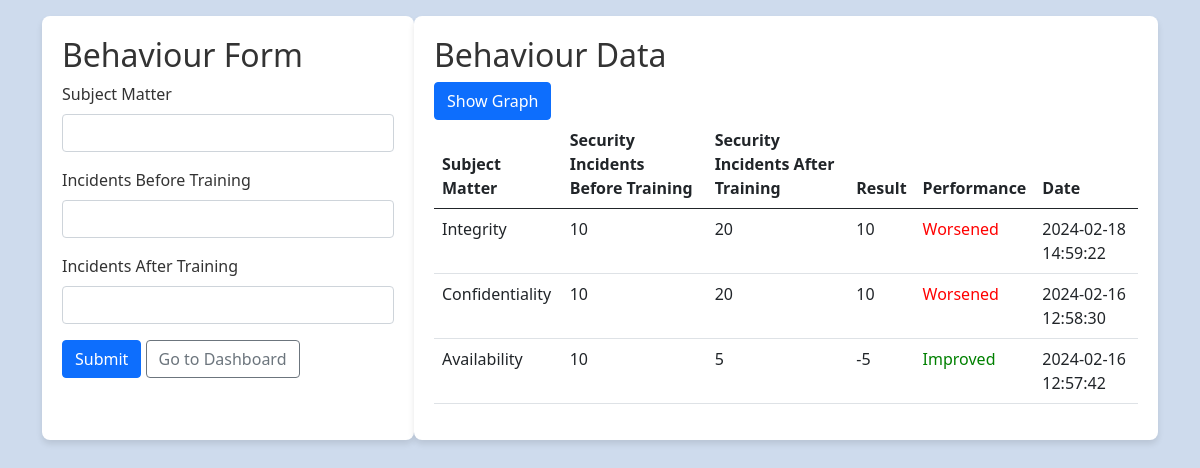
Page /Behaviour.php (signed in) on the committed database.
### tables this page shows
CREATE TABLE `behaviour` (
  `id` int(11) NOT NULL,
  `subject_matter` varchar(255) NOT NULL,
  `incidents_before` int(11) NOT NULL,
  `incidents_after` int(11) NOT NULL,
  `result` int(11) NOT NULL,
  `performance` varchar(50) NOT NULL,
  `date_published` timestamp NOT NULL DEFAULT current_timestamp() ON UPDATE current_timestamp()
);

### Behaviour.php (the view, shortened to what this page needs)
<?php
require_once('config.php');
?>
<!DOCTYPE html>
<html lang="en">
<head>
    <link href="https://cdn.jsdelivr.net/npm/bootstrap@5.1.0/dist/css/bootstrap.min.css" rel="stylesheet">
</head>
<body>
<div class="container-fluid">
    <div class="row min-vh-100 flex-column flex-md-row">
        <main class="col px-0 flex-grow-1">
            <div class="container py-3">
                <div class="row">
                    <div class="col-md-4 form-section">
                        <h2>Behaviour Form</h2>
                        <form method="post">
                            <div class="mb-3">
                                <label for="subject_matter" class="form-label">Subject Matter</label>
                                <input type="text" class="form-control" id="subject_matter" name="subject_matter" required>
                            </div>
                            <div class="mb-3">
                                <label for="incidents_before" class="form-label">Incidents Before Training</label>
                                <input type="number" class="form-control" id="incidents_before" name="incidents_before" required>
                            </div>
                            <div class="mb-3">
                                <label for="incidents_after" class="form-label">Incidents After Training</label>
                                <input type="number" class="form-control" id="incidents_after" name="incidents_after" required>
                            </div>
                            <button type="submit" class="btn btn-primary">Submit</button>
                            <a href="dashboard.php" class="btn btn-outline-secondary">Go to Dashboard</a>
                        </form>
                    </div>
                    <div class="col-md-8 table-section">
                        <h2>Behaviour Data</h2>
                        <button type="button" class="btn btn-primary" data-bs-toggle="modal" data-bs-target="#graphModal">
                          Show Graph
                        </button>
                        <div class="scrollable-table">
                            <table class="table">
                                <thead>
                                    <tr>
                                        <th scope="col">Subject Matter</th>
                                        <th scope="col">Security Incidents Before Training</th>
                                        <th scope="col">Security Incidents After Training</th>
                                        <th scope="col">Result</th>
                                        <th scope="col">Performance</th>
                                        <th scope="col">Date</th>
                                    </tr>
                                </thead>
                                <tbody>
                                    <?php
                                    $query = "SELECT subject_matter, incidents_before, incidents_after, result, performance, date_published FROM behaviour ORDER BY date_published DESC";
                                    if ($result = $link->query($query)) {
                                        if ($result->num_rows > 0) {
                                            while ($row = $result->fetch_assoc()) {
                                                echo "<tr>";
                                                echo "<td>" . htmlspecialchars($row['subject_matter']) . "</td>";
                                                echo "<td>" . $row['incidents_before'] . "</td>";
                                                echo "<td>" . $row['incidents_after'] . "</td>";
                                                echo "<td>" . $row['result'] . "</td>";
                                                  if ($row['performance'] === "Improved") {
                                                    echo "<td style='color: green;'>" . $row['performance'] . "</td>";
                                                } elseif ($row['performance'] === "Worsened") {
                                                    echo "<td style='color: red;'>" . $row['performance'] . "</td>";
                                                } elseif ($row['performance'] === "Stagnant") {
                                                    echo "<td style='color: orange;'>" . $row['performance'] . "</td>";
                                                }
                                                echo "<td>" . $row['date_published'] . "</td>";
                                                echo "</tr>";
                                            }
                                        } else {
                                            echo "<tr><td colspan='6'>No data found</td></tr>";
                                        }
                                    } else {
                                        echo "<script>alert('Error fetching data');</script>";
                                    }
                                    ?>
                                </tbody>
                            </table>
                        </div>
                    </div>
                </div>
            </div>
        </main>
    </div>
</div>
</body>
</html>

### Behaviour.php (style rules this page uses)
body { min-height: 100vh; background-color: #cedbed; color: #333; }
.form-section, .table-section { padding: 20px; background-color: #ffffff; border-radius: 8px; box-shadow: 0 4px 6px rgba(0, 0, 0, 0.1); margin-bottom: 20px; }
.scrollable-table { max-height: 400px; overflow-y: auto; }

### rows in the picture
behaviour: subject_matter "Integrity", incidents_before "10", incidents_after "20", result "10", performance "Worsened", date_published "2024-02-18 14:59:22"
behaviour: subject_matter "Confidentiality", incidents_before "10", incidents_after "20", result "10", performance "Worsened", date_published "2024-02-16 12:58:30"
behaviour: subject_matter "Availability", incidents_before "10", incidents_after "5", result "-5", performance "Improved", date_published "2024-02-16 12:57:42"
